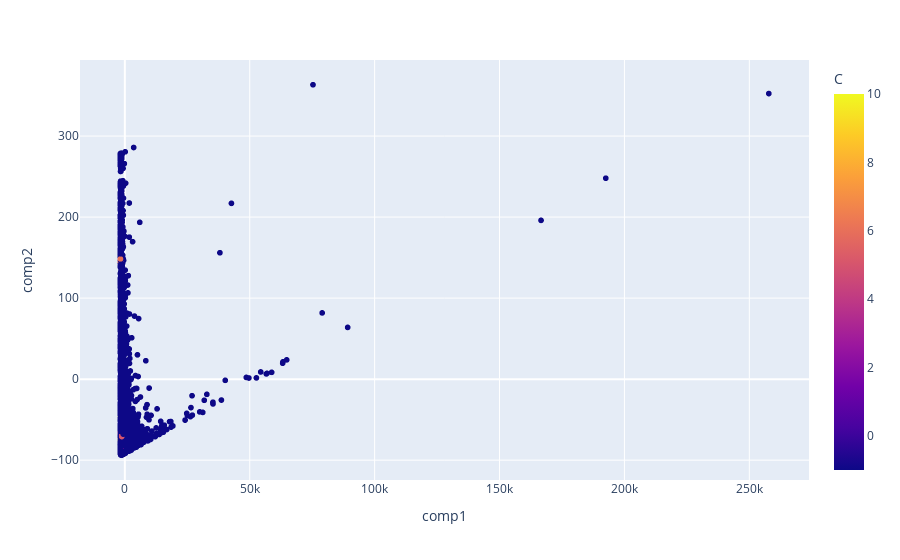

The code cell stored with this chart in its notebook:
### Code cell
px.scatter(data_frame=tmp , x = 'comp1' , y = 'comp2' , color = 'C')

### Figure 1 — Plotly figure (JSON) as saved in the notebook; plotly's stock layout.template omitted (floating-point values rounded to 4 significant figures; data arrays with more than 128 entries replaced by an {"elided": "..."} marker saying what was removed)
{"data": [{"hovertemplate": "comp1=%{x}<br>comp2=%{y}<br>C=%{marker.color}<extra></extra>", "legendgroup": "", "marker": {"color": {"elided": "3921 int values"}, "coloraxis": "coloraxis", "symbol": "circle"}, "mode": "markers", "name": "", "showlegend": false, "type": "scattergl", "x": {"elided": "3921 float values"}, "xaxis": "x", "y": {"elided": "3921 float values"}, "yaxis": "y"}], "layout": {"autosize": true, "coloraxis": {"colorbar": {"title": {"text": "C"}}, "colorscale": [[0, "#0d0887"], [0.1111, "#46039f"], [0.2222, "#7201a8"], [0.3333, "#9c179e"], [0.4444, "#bd3786"], [0.5556, "#d8576b"], [0.6667, "#ed7953"], [0.7778, "#fb9f3a"], [0.8889, "#fdca26"], [1, "#f0f921"]]}, "legend": {"tracegroupgap": 0}, "margin": {"t": 60}, "xaxis": {"anchor": "y", "autorange": true, "domain": [0, 1], "range": [-17910.0, 273800.0], "title": {"text": "comp1"}, "type": "linear"}, "yaxis": {"anchor": "x", "autorange": true, "domain": [0, 1], "range": [-129.3, 398.7], "title": {"text": "comp2"}, "type": "linear"}}}
